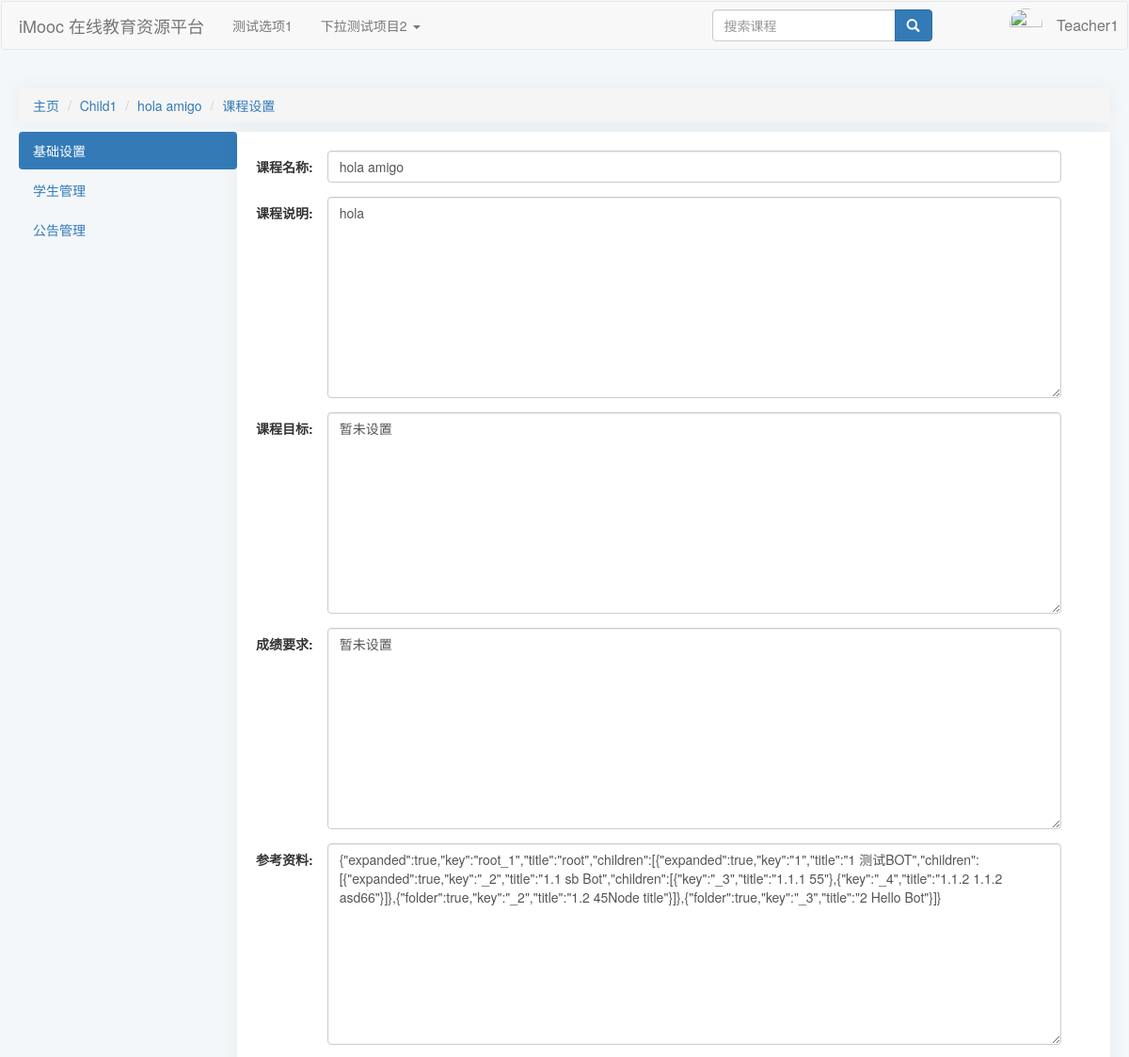
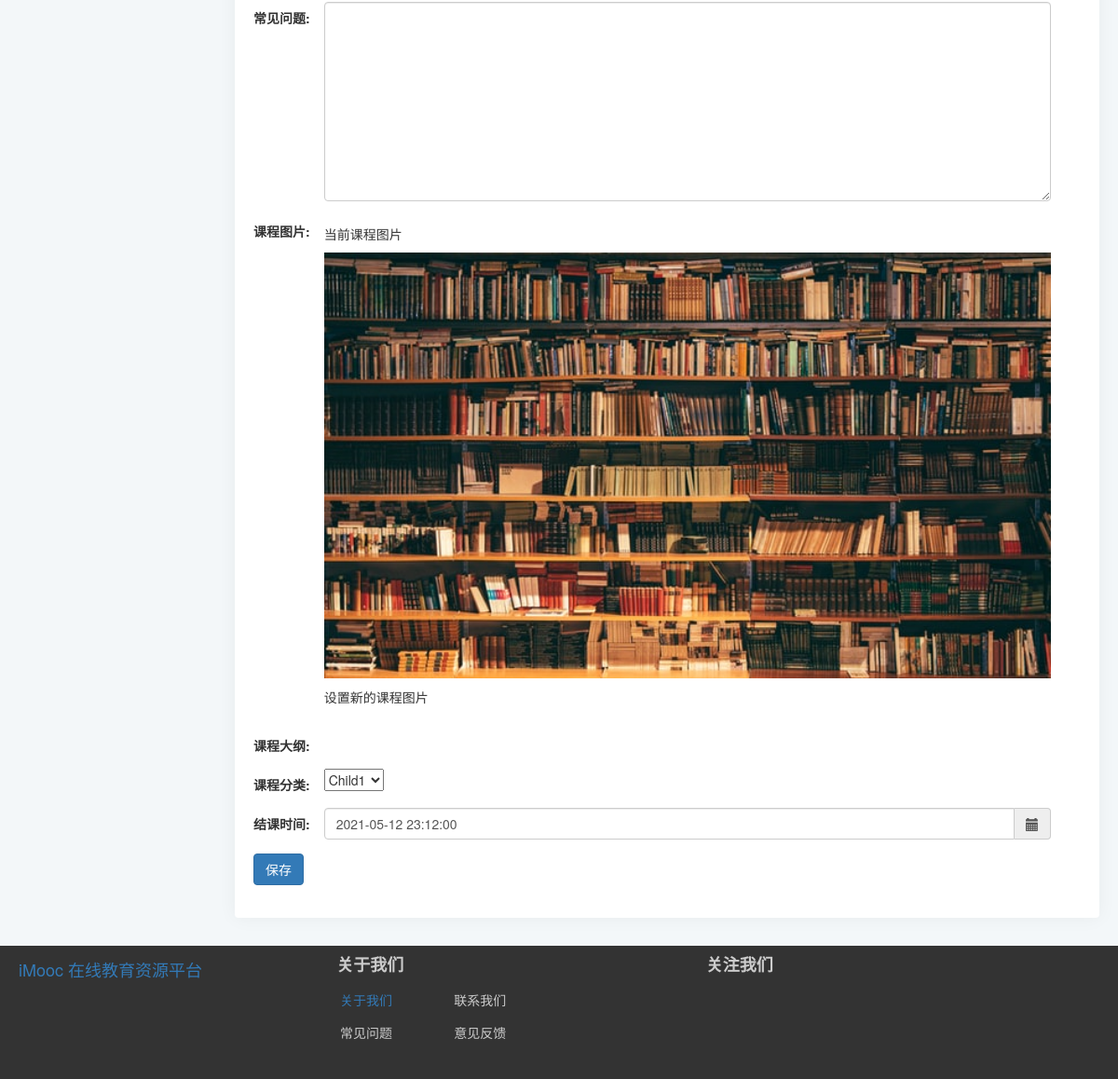
The app's page /course/3/Setting (signed in), older data (2 pictures, top to bottom).
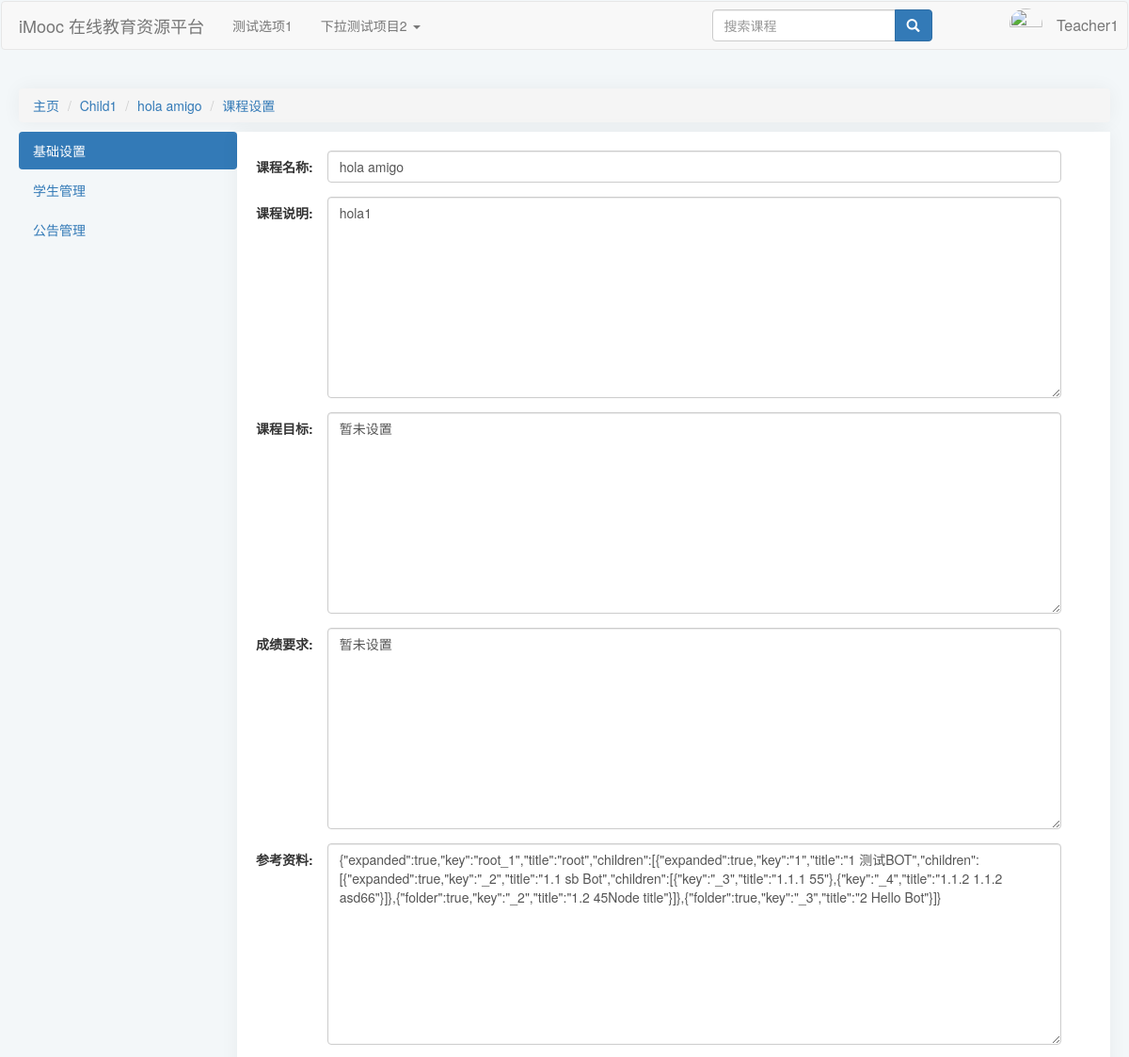
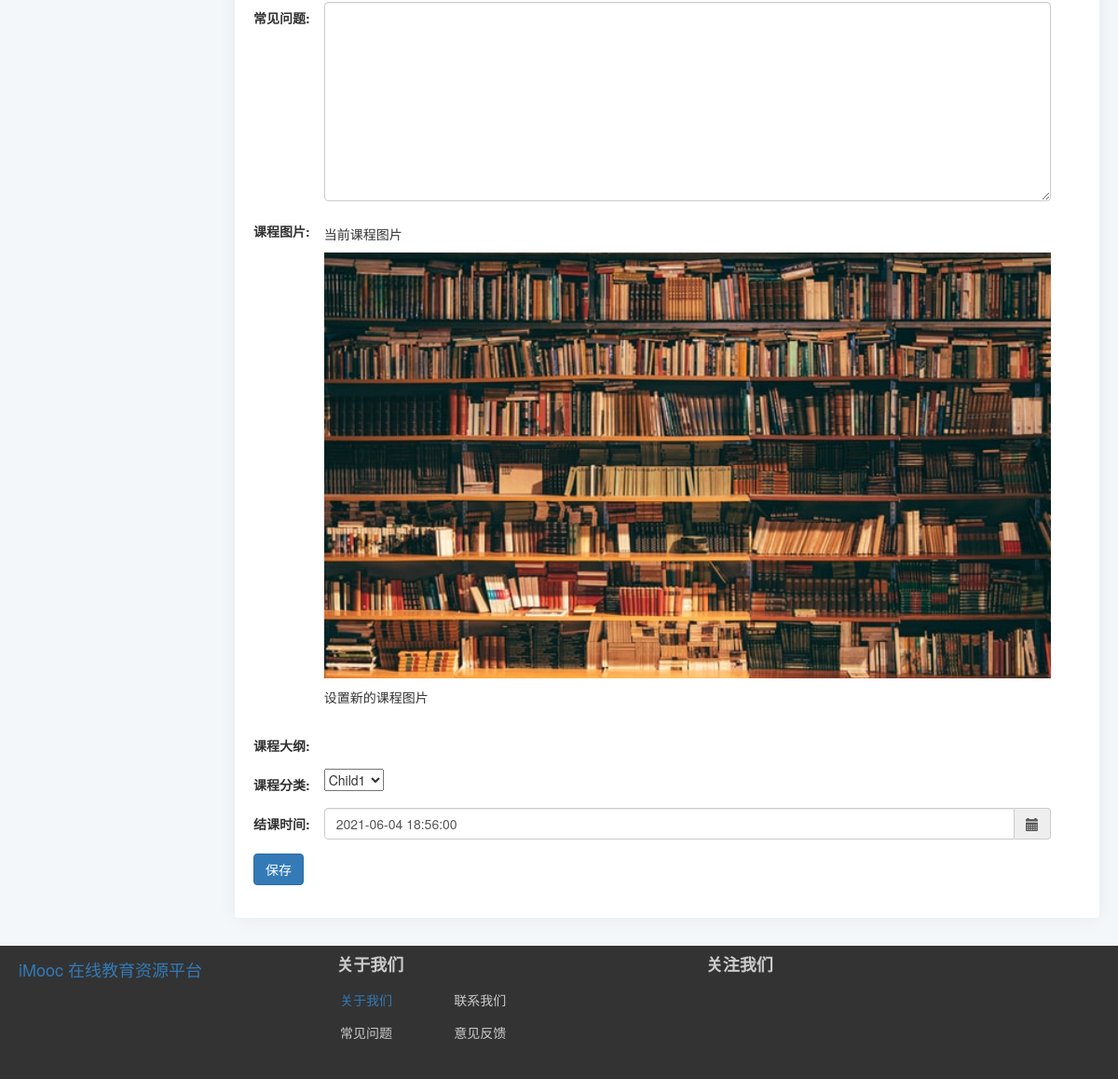
The same page, newer data (2 pictures, top to bottom).
### index/models.py (models this page shows, shortened)
class Course(models.Model):
    status = (
        ("1", "未开课"),
        ("2", "已开课"),
        ("3", "已结课"),
    )
    Course_Name = models.CharField(verbose_name="课程名称", max_length=64)
    Course_Teacher = models.ForeignKey(
        "Users",
        on_delete=models.CASCADE,
        limit_choices_to={"access": "teacher"},
        null=True,
        blank=True,
        related_name="teacher",
    )
    Course_Info = models.TextField(verbose_name="课程说明", default="暂未设置")
    Course_Goal = models.TextField(verbose_name="课程目标", default="暂未设置")
    Grade_Requirements = models.TextField(verbose_name="成绩要求", default="暂未设置")
    Reference = models.TextField(verbose_name="参考资料", default="暂未设置")
    QA = models.TextField(verbose_name="常见问题", null=True, blank=True, default="暂未设置")
    Course_Img = models.ImageField(
        verbose_name="课程图片",
        null=True,
        upload_to="Course_Img",
        blank=True,
        default="material/defaultCourseImage.jpg",
    )
    Stu_Count = models.PositiveIntegerField(verbose_name="选课人数", default=0)
    Course_Chapter = models.TextField(
        verbose_name="课程章节",
        null=True,
        blank=True,
        default='[{"title":"New Node","key":"1"}]',
    )
    Course_Category = models.ForeignKey(
        "CourseCategory",
        verbose_name="课程分类",
        on_delete=models.CASCADE,
        limit_choices_to={"Is_Root": 0},
        null=True,
        blank=True,
    )
    View_Count = models.PositiveIntegerField(verbose_name="访问人数", default=0)
    Status = models.CharField(
        verbose_name="课程状态", max_length=16, choices=status, default="1"
    )
    Starting_Time = models.DateTimeField(verbose_name="开课时间", auto_now_add=True)
    Ending_Time = models.DateTimeField(verbose_name="结课时间")
    class Meta:
        ordering = ["-Starting_Time"]
        verbose_name = "课程"
        verbose_name_plural = "课程"

### index/views.py (the view)
# urls.py: path("course/<int:courseid>/Setting", views.courseSetting, name="courseSetting"),
def courseSetting(request, courseid):
    if not VF.checkLogin(request):
        nextUrl = request.path
        request.session["next"] = nextUrl
        return redirect("/login?next=%s" % nextUrl)
    else:
        username = request.session["user_name"]
        user = models.Users.objects.get(name=username)
        if user.access != "teacher":
            return render(request, "index/courseSettingError.html")
        courseDetail, _, _ = VF.Get_Course(courseid)
        course = models.Course.objects.get(id=courseid)
        img = course.Course_Img
        if request.method == "POST":
            settingForm = forms.CourseSettingForm(
                request.POST, request.FILES, instance=course
            )
            if settingForm.is_valid():
                instance = settingForm.save(commit=False)
                instance.save()
                return HttpResponseRedirect(
                    reverse("index:courseSetting", args=(courseid,))
                )
        else:
            settingForm = forms.CourseSettingForm(instance=course)
    return render(request, "index/courseSettingInfo.html", locals())

### index/forms.py
class CourseSettingForm(ModelForm):
    Course_Img = forms.ImageField(
        label=("课程图片"), required=False, widget=forms.FileInput
    )
    def __init__(self, *args, **kwargs):
        super(CourseSettingForm, self).__init__(*args, **kwargs)
        for field in iter(self.fields):
            if field == "Course_Img":
                self.fields[field].widget.attrs.update(
                    {
                        "id": "updateImg",
                        "class": "file-loading",
                        "data-browse-on-zone-click": "true",
                    }
                )
            else:
                self.fields[field].widget.attrs.update(
                    {
                        "class": "form-control col-sm-10",
                    }
                )
    class Meta:
        model = Course
        exclude = [
            "Status",
            "Course_Teacher",
            "Stu_Count",
            "Course_Chapter",
            "View_Count",
        ]

### index/functions/viewFunction.py (called while the page is built)
def checkLogin(request):
    loginStatus = request.session.get('is_login')
    if loginStatus:
        return True
    else:
        return False

### index/models.py (called while the page is built)
    def __str__(self) -> str:
        return self.CategoryName

### index/templates/index/courseSettingInfo.html (shortened to what the changed rows need)
{% extends 'index/courseSettingBase.html' %}
{% load static %}
    {% block extrastatic %}
    {{ block.super }}
    <link rel="stylesheet" type="text/css" href="{% static 'index/css/courseSettingInfo.css' %}">
    <link rel="stylesheet" type="text/css" href="{% static 'index/css/treeView.css' %}">
    <link rel="stylesheet" type="text/css" href="{% static 'fileinput/css/fileinput.css' %}">
    <link rel="stylesheet"
        href="https://cdnjs.cloudflare.com/ajax/libs/bootstrap-select/1.12.4/css/bootstrap-select.min.css">
    <link href="https://cdn.bootcss.com/bootstrap-datetimepicker/4.17.47/css/bootstrap-datetimepicker.min.css"
        rel="stylesheet">
    {% endblock %}
    {% block content %}
    <div>
        {{ block.super }}
        <div class="settingForm">
            <form action="Setting" method="POST" enctype="multipart/form-data" class="form-horizontal">
                <div class="form-group">
                    <div class="item form-Name">
                        <label for="{{settingForm.Course_Name.id_for_label}}"
                            class="control-label col-sm-2">课程名称:</label>
                        {{settingForm.Course_Name}}
                    </div>
                </div>
                <div class="form-group">
                    <div class="item form-Info">
                        <label for="{{settingForm.Course_Info.id_for_label}}"
                            class="control-label col-sm-2">课程说明:</label>
                        {{settingForm.Course_Info}}
                    </div>
                </div>
                <div class="form-group">
                    <div class="item form-Goal">
                        <label for="{{settingForm.Course_Goal.id_for_label}}"
                            class="control-label col-sm-2">课程目标:</label>
                        {{settingForm.Course_Goal}}
                    </div>
                </div>
                <div class="form-group">
                    <div class="item form-Grade">
                        <label for="{{settingForm.Grade_Requirements.id_for_label}}"
                            class="control-label col-sm-2">成绩要求:</label>
                        {{settingForm.Grade_Requirements}}
                    </div>
                </div>
                <div class="form-group">
                    <div class="item form-Refer">
                        <label for="{{settingForm.Reference.id_for_label}}" class="control-label col-sm-2">参考资料:</label>
                        {{settingForm.Reference}}
                    </div>
                </div>
                <div class="form-group">
                    <div class="item form-QA">
                        <label for="{{settingForm.QA.id_for_label}}" class="control-label col-sm-2">常见问题:</label>
                        {{settingForm.QA}}
                    </div>
                </div>
                <div class="form-group">
                    <div class="item form-Category">
                        <label for="{{settingForm.Course_Category.id_for_label}}"
                            class="control-label col-sm-2">课程分类:</label>
                        {{settingForm.Course_Category}}
                    </div>
                </div>
                <div class="form-group">
                    <div class="item form-ETime">
                        <div class='input-group date' id='datetimepicker1'>
                            {{settingForm.Ending_Time}}
                            <span class="input-group-addon">
                                <span class="glyphicon glyphicon-calendar"></span>
                            </span>
                        </div>
                    </div>
                </div>
            </form>
        </div>
    </div>
    {% endblock %}

### index/templates/index/courseSettingBase.html (shortened to what this page needs)
{% extends 'index/index.html' %}
{% load static %}
    {% block extrastatic %}
    <link rel="stylesheet" type="text/css" href="{% static 'index/css/courseSettingBase.css' %}">
    {% endblock %}
    {% block content %}
    <div>
        <ul class="breadcrumb">
            <li><a href="/index/">主页</a></li>
            <li><a href="#">{{courseDetail.Course_Category}}</a></li>
            <li><a href="{% url 'index:courseInfo' courseid %}">{{courseDetail.Course_Name}}
                </a>
            </li>
            <li class="active"><a href="{% url 'index:courseSetting' courseid %}">课程设置
                </a>
            </li>
        </ul>
    </div>
    <div class="navSideBar">
        <ul class="nav nav-pills nav-stacked">
            <li role="basicInfo"><a href="{% url 'index:courseSetting' courseid %}">基础设置</a></li>
            <li role="studentManagement"><a href="{% url 'index:studentSetting' courseid %}">学生管理</a></li>
            <li role="annoucementManage"><a href="{% url 'index:announcementSetting' courseid %}">公告管理</a></li>
        </ul>
    </div>
    {% endblock %}

Row changes from the older to the newer data that the page shows:
changed Course "hola amigo": Course_Info "hola" → "hola1"; Ending_Time "2021-05-12 23:12:00" → "2021-06-04 18:56:00"
